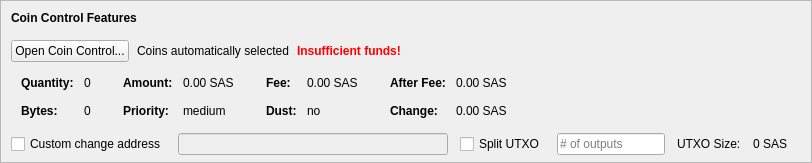
    <widget class="QFrame" name="frameCoinControl">
     <property name="sizePolicy">
      <sizepolicy hsizetype="Expanding" vsizetype="Expanding">
       <horstretch>0</horstretch>
       <verstretch>0</verstretch>
      </sizepolicy>
     </property>
     <property name="maximumSize">
      <size>
       <width>16777215</width>
       <height>16777215</height>
      </size>
     </property>
     <property name="frameShape">
      <enum>QFrame::StyledPanel</enum>
     </property>
     <property name="frameShadow">
      <enum>QFrame::Sunken</enum>
     </property>
     <layout class="QVBoxLayout" name="verticalLayoutCoinControl2">
      <property name="spacing">
       <number>0</number>
      </property>
      <property name="leftMargin">
       <number>0</number>
      </property>
      <property name="topMargin">
       <number>0</number>
      </property>
      <property name="rightMargin">
       <number>0</number>
      </property>
      <property name="bottomMargin">
       <number>6</number>
      </property>
      <item>
       <layout class="QVBoxLayout" name="verticalLayoutCoinControl" stretch="0,0,0,0,1">
        <property name="spacing">
         <number>0</number>
        </property>
        <property name="leftMargin">
         <number>10</number>
        </property>
        <property name="topMargin">
         <number>10</number>
        </property>
        <item>
         <layout class="QHBoxLayout" name="horizontalLayoutCoinControl1">
          <property name="bottomMargin">
           <number>15</number>
          </property>
          <item>
           <widget class="QLabel" name="labelCoinControlFeatures">
            <property name="sizePolicy">
             <sizepolicy hsizetype="Preferred" vsizetype="Maximum">
              <horstretch>0</horstretch>
              <verstretch>0</verstretch>
             </sizepolicy>
            </property>
            <property name="font">
             <font>
              <weight>75</weight>
              <bold>true</bold>
             </font>
            </property>
            <property name="styleSheet">
             <string notr="true">font-weight:bold;</string>
            </property>
            <property name="text">
             <string>Coin Control Features</string>
            </property>
           </widget>
          </item>
         </layout>
        </item>
        <item>
         <layout class="QHBoxLayout" name="horizontalLayoutCoinControl2" stretch="0,0,0,0">
          <property name="spacing">
           <number>8</number>
          </property>
          <property name="bottomMargin">
           <number>10</number>
          </property>
          <item>
           <widget class="QPushButton" name="pushButtonCoinControl">
            <property name="styleSheet">
             <string notr="true"/>
            </property>
            <property name="text">
             <string>Open Coin Control...</string>
            </property>
            <property name="autoDefault">
             <bool>false</bool>
            </property>
           </widget>
          </item>
          <item>
           <widget class="QLabel" name="labelCoinControlAutomaticallySelected">
            <property name="text">
             <string>Coins automatically selected</string>
            </property>
            <property name="margin">
             <number>5</number>
            </property>
           </widget>
          </item>
          <item>
           <widget class="QLabel" name="labelCoinControlInsuffFunds">
            <property name="font">
             <font>
              <weight>75</weight>
              <bold>true</bold>
             </font>
            </property>
            <property name="styleSheet">
             <string notr="true">color:red;font-weight:bold;</string>
            </property>
            <property name="text">
             <string>Insufficient funds!</string>
            </property>
            <property name="margin">
             <number>5</number>
            </property>
           </widget>
          </item>
          <item>
           <spacer name="horizontalSpacerCoinControl">
            <property name="orientation">
             <enum>Qt::Horizontal</enum>
            </property>
            <property name="sizeHint" stdset="0">
             <size>
              <width>40</width>
              <height>1</height>
             </size>
            </property>
           </spacer>
          </item>
         </layout>
        </item>
        <item>
         <widget class="QWidget" name="widgetCoinControl" native="true">
          <property name="sizePolicy">
           <sizepolicy hsizetype="Preferred" vsizetype="Preferred">
            <horstretch>0</horstretch>
            <verstretch>0</verstretch>
           </sizepolicy>
          </property>
          <property name="minimumSize">
           <size>
            <width>0</width>
            <height>0</height>
           </size>
          </property>
          <property name="styleSheet">
           <string notr="true"/>
          </property>
          <layout class="QHBoxLayout" name="horizontalLayoutCoinControl5">
           <property name="leftMargin">
            <number>0</number>
           </property>
           <property name="topMargin">
            <number>0</number>
           </property>
           <property name="rightMargin">
            <number>0</number>
           </property>
           <property name="bottomMargin">
            <number>0</number>
           </property>
           <item>
            <layout class="QHBoxLayout" name="horizontalLayoutCoinControl3" stretch="0,0,0,1">
             <property name="spacing">
              <number>20</number>
             </property>
             <property name="topMargin">
              <number>0</number>
             </property>
             <property name="bottomMargin">
              <number>10</number>
             </property>
             <item>
              <layout class="QFormLayout" name="formLayoutCoinControl1">
               <property name="horizontalSpacing">
                <number>10</number>
               </property>
               <property name="verticalSpacing">
                <number>14</number>
               </property>
               <property name="leftMargin">
                <number>10</number>
               </property>
               <property name="topMargin">
                <number>4</number>
               </property>
               <property name="rightMargin">
                <number>6</number>
               </property>
               <item row="0" column="0">
                <widget class="QLabel" name="labelCoinControlQuantityText">
                 <property name="font">
                  <font>
                   <weight>75</weight>
                   <bold>true</bold>
                  </font>
                 </property>
                 <property name="text">
                  <string>Quantity:</string>
                 </property>
                 <property name="margin">
                  <number>0</number>
                 </property>
                </widget>
               </item>
               <item row="0" column="1">
                <widget class="QLabel" name="labelCoinControlQuantity">
                 <property name="cursor">
                  <cursorShape>IBeamCursor</cursorShape>
                 </property>
                 <property name="contextMenuPolicy">
                  <enum>Qt::ActionsContextMenu</enum>
                 </property>
                 <property name="text">
                  <string notr="true">0</string>
                 </property>
                 <property name="margin">
                  <number>0</number>
                 </property>
                 <property name="textInteractionFlags">
                  <set>Qt::LinksAccessibleByMouse|Qt::TextSelectableByKeyboard|Qt::TextSelectableByMouse</set>
                 </property>
                </widget>
               </item>
               <item row="1" column="0">
                <widget class="QLabel" name="labelCoinControlBytesText">
                 <property name="font">
                  <font>
                   <weight>75</weight>
                   <bold>true</bold>
                  </font>
                 </property>
                 <property name="text">
                  <string>Bytes:</string>
                 </property>
                </widget>
               </item>
               <item row="1" column="1">
                <widget class="QLabel" name="labelCoinControlBytes">
                 <property name="cursor">
                  <cursorShape>IBeamCursor</cursorShape>
                 </property>
                 <property name="contextMenuPolicy">
                  <enum>Qt::ActionsContextMenu</enum>
                 </property>
                 <property name="text">
                  <string notr="true">0</string>
                 </property>
                 <property name="textInteractionFlags">
                  <set>Qt::LinksAccessibleByMouse|Qt::TextSelectableByKeyboard|Qt::TextSelectableByMouse</set>
                 </property>
                </widget>
               </item>
              </layout>
             </item>
             <item>
              <layout class="QFormLayout" name="formLayoutCoinControl2">
               <property name="horizontalSpacing">
                <number>10</number>
               </property>
               <property name="verticalSpacing">
                <number>14</number>
               </property>
               <property name="leftMargin">
                <number>6</number>
               </property>
               <property name="topMargin">
                <number>4</number>
               </property>
               <property name="rightMargin">
                <number>6</number>
               </property>
               <item row="0" column="0">
                <widget class="QLabel" name="labelCoinControlAmountText">
                 <property name="font">
                  <font>
                   <weight>75</weight>
                   <bold>true</bold>
                  </font>
                 </property>
                 <property name="text">
                  <string>Amount:</string>
                 </property>
                 <property name="margin">
                  <number>0</number>
                 </property>
                </widget>
               </item>
               <item row="0" column="1">
                <widget class="QLabel" name="labelCoinControlAmount">
                 <property name="cursor">
                  <cursorShape>IBeamCursor</cursorShape>
                 </property>
                 <property name="contextMenuPolicy">
                  <enum>Qt::ActionsContextMenu</enum>
                 </property>
                 <property name="text">
                  <string notr="true">0.00 SAS</string>
                 </property>
                 <property name="textInteractionFlags">
                  <set>Qt::LinksAccessibleByMouse|Qt::TextSelectableByKeyboard|Qt::TextSelectableByMouse</set>
                 </property>
                </widget>
               </item>
               <item row="1" column="0">
                <widget class="QLabel" name="labelCoinControlPriorityText">
                 <property name="font">
                  <font>
                   <weight>75</weight>
                   <bold>true</bold>
                  </font>
                 </property>
                 <property name="text">
                  <string>Priority:</string>
                 </property>
                </widget>
               </item>
               <item row="1" column="1">
                <widget class="QLabel" name="labelCoinControlPriority">
                 <property name="cursor">
                  <cursorShape>IBeamCursor</cursorShape>
                 </property>
                 <property name="contextMenuPolicy">
                  <enum>Qt::ActionsContextMenu</enum>
                 </property>
                 <property name="text">
                  <string>medium</string>
                 </property>
                 <property name="textInteractionFlags">
                  <set>Qt::LinksAccessibleByMouse|Qt::TextSelectableByKeyboard|Qt::TextSelectableByMouse</set>
                 </property>
                </widget>
               </item>
              </layout>
             </item>
             <item>
              <layout class="QFormLayout" name="formLayoutCoinControl3">
               <property name="horizontalSpacing">
                <number>10</number>
               </property>
               <property name="verticalSpacing">
                <number>14</number>
               </property>
               <property name="leftMargin">
                <number>6</number>
               </property>
               <property name="topMargin">
                <number>4</number>
               </property>
               <property name="rightMargin">
                <number>6</number>
               </property>
               <item row="0" column="0">
                <widget class="QLabel" name="labelCoinControlFeeText">
                 <property name="font">
                  <font>
                   <weight>75</weight>
                   <bold>true</bold>
                  </font>
                 </property>
                 <property name="text">
                  <string>Fee:</string>
                 </property>
                 <property name="margin">
                  <number>0</number>
                 </property>
                </widget>
               </item>
               <item row="0" column="1">
                <widget class="QLabel" name="labelCoinControlFee">
                 <property name="cursor">
                  <cursorShape>IBeamCursor</cursorShape>
                 </property>
                 <property name="contextMenuPolicy">
                  <enum>Qt::ActionsContextMenu</enum>
                 </property>
                 <property name="text">
                  <string notr="true">0.00 SAS</string>
                 </property>
                 <property name="textInteractionFlags">
                  <set>Qt::LinksAccessibleByMouse|Qt::TextSelectableByKeyboard|Qt::TextSelectableByMouse</set>
                 </property>
                </widget>
               </item>
               <item row="1" column="0">
                <widget class="QLabel" name="labelCoinControlLowOutputText">
                 <property name="font">
                  <font>
                   <weight>75</weight>
                   <bold>true</bold>
                  </font>
                 </property>
                 <property name="text">
                  <string>Dust:</string>
                 </property>
                </widget>
               </item>
               <item row="1" column="1">
                <widget class="QLabel" name="labelCoinControlLowOutput">
                 <property name="cursor">
                  <cursorShape>IBeamCursor</cursorShape>
                 </property>
                 <property name="contextMenuPolicy">
                  <enum>Qt::ActionsContextMenu</enum>
                 </property>
                 <property name="text">
                  <string>no</string>
                 </property>
                 <property name="textInteractionFlags">
                  <set>Qt::LinksAccessibleByMouse|Qt::TextSelectableByKeyboard|Qt::TextSelectableByMouse</set>
                 </property>
                </widget>
               </item>
              </layout>
             </item>
             <item>
              <layout class="QFormLayout" name="formLayoutCoinControl4">
               <property name="horizontalSpacing">
                <number>10</number>
               </property>
               <property name="verticalSpacing">
                <number>14</number>
               </property>
               <property name="leftMargin">
                <number>6</number>
               </property>
               <property name="topMargin">
                <number>4</number>
               </property>
               <property name="rightMargin">
                <number>6</number>
               </property>
               <item row="0" column="0">
                <widget class="QLabel" name="labelCoinControlAfterFeeText">
                 <property name="font">
                  <font>
                   <weight>75</weight>
                   <bold>true</bold>
                  </font>
                 </property>
                 <property name="text">
                  <string>After Fee:</string>
                 </property>
                 <property name="margin">
                  <number>0</number>
                 </property>
                </widget>
               </item>
               <item row="0" column="1">
                <widget class="QLabel" name="labelCoinControlAfterFee">
                 <property name="cursor">
                  <cursorShape>IBeamCursor</cursorShape>
                 </property>
                 <property name="contextMenuPolicy">
                  <enum>Qt::ActionsContextMenu</enum>
                 </property>
                 <property name="text">
                  <string notr="true">0.00 SAS</string>
                 </property>
                 <property name="textInteractionFlags">
                  <set>Qt::LinksAccessibleByMouse|Qt::TextSelectableByKeyboard|Qt::TextSelectableByMouse</set>
                 </property>
                </widget>
               </item>
               <item row="1" column="0">
                <widget class="QLabel" name="labelCoinControlChangeText">
                 <property name="font">
                  <font>
                   <weight>75</weight>
                   <bold>true</bold>
                  </font>
                 </property>
                 <property name="text">
                  <string>Change:</string>
                 </property>
                </widget>
               </item>
               <item row="1" column="1">
                <widget class="QLabel" name="labelCoinControlChange">
                 <property name="cursor">
                  <cursorShape>IBeamCursor</cursorShape>
                 </property>
                 <property name="contextMenuPolicy">
                  <enum>Qt::ActionsContextMenu</enum>
                 </property>
                 <property name="text">
                  <string notr="true">0.00 SAS</string>
                 </property>
                 <property name="textInteractionFlags">
                  <set>Qt::LinksAccessibleByMouse|Qt::TextSelectableByKeyboard|Qt::TextSelectableByMouse</set>
                 </property>
                </widget>
               </item>
              </layout>
             </item>
            </layout>
           </item>
          </layout>
         </widget>
        </item>
        <item>
         <layout class="QHBoxLayout" name="horizontalLayoutCoinControl4" stretch="0,0,0,0,0,0,0">
          <property name="spacing">
           <number>12</number>
          </property>
          <property name="sizeConstraint">
           <enum>QLayout::SetDefaultConstraint</enum>
          </property>
          <property name="topMargin">
           <number>5</number>
          </property>
          <property name="rightMargin">
           <number>5</number>
          </property>
          <item>
           <widget class="QCheckBox" name="checkBoxCoinControlChange">
            <property name="toolTip">
             <string>If this is activated, but the change address is empty or invalid, change will be sent to a newly generated address.</string>
            </property>
            <property name="text">
             <string>Custom change address</string>
            </property>
           </widget>
          </item>
          <item>
           <widget class="QValidatedLineEdit" name="lineEditCoinControlChange">
            <property name="enabled">
             <bool>false</bool>
            </property>
            <property name="sizePolicy">
             <sizepolicy hsizetype="Expanding" vsizetype="Fixed">
              <horstretch>0</horstretch>
              <verstretch>0</verstretch>
             </sizepolicy>
            </property>
           </widget>
          </item>
          <item>
           <widget class="QCheckBox" name="splitBlockCheckBox">
            <property name="text">
             <string>Split UTXO</string>
            </property>
           </widget>
          </item>
          <item>
           <widget class="QLineEdit" name="splitBlockLineEdit">
            <property name="sizePolicy">
             <sizepolicy hsizetype="Fixed" vsizetype="Fixed">
              <horstretch>50</horstretch>
              <verstretch>0</verstretch>
             </sizepolicy>
            </property>
            <property name="placeholderText">
             <string># of outputs</string>
            </property>
           </widget>
          </item>
          <item>
           <widget class="QLabel" name="labelBlockSizeText">
            <property name="text">
             <string>UTXO Size:</string>
            </property>
           </widget>
          </item>
          <item>
           <widget class="QLabel" name="labelBlockSize">
            <property name="text">
             <string>0 SAS</string>
            </property>
           </widget>
          </item>
          <item>
           <widget class="QLabel" name="labelCoinControlChangeLabel">
            <property name="sizePolicy">
             <sizepolicy hsizetype="Preferred" vsizetype="Expanding">
              <horstretch>0</horstretch>
              <verstretch>0</verstretch>
             </sizepolicy>
            </property>
            <property name="minimumSize">
             <size>
              <width>0</width>
              <height>0</height>
             </size>
            </property>
            <property name="text">
             <string/>
            </property>
            <property name="margin">
             <number>3</number>
            </property>
           </widget>
          </item>
         </layout>
        </item>
        <item>
         <spacer name="verticalSpacerCoinControl">
          <property name="orientation">
           <enum>Qt::Vertical</enum>
          </property>
          <property name="sizeHint" stdset="0">
           <size>
            <width>800</width>
            <height>1</height>
           </size>
          </property>
         </spacer>
        </item>
       </layout>
      </item>
     </layout>
    </widget>
